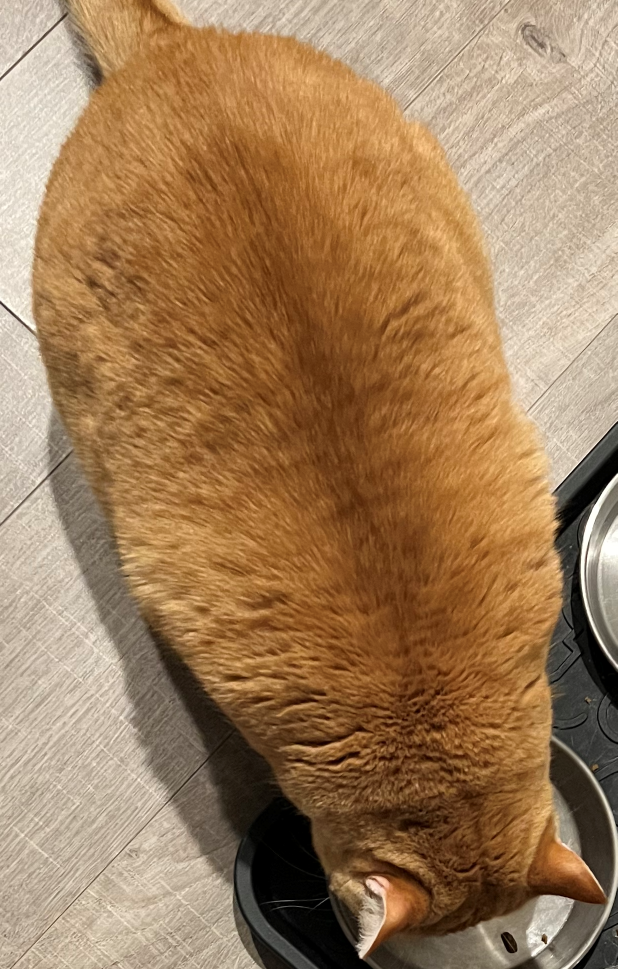
#> input picture blob_demo/cami.png, 1235 x 1938 px, found by its file name (shown at 1/2 size)
$ python dominant_color2.py
#> lines starting #> are read from the running program, lines starting #| are printed output that depends on the picture
# Source: https://stackoverflow.com/questions/5906693/how-to-reduce-the-number-of-colors-in-an-image-with-opencv

import cv2
import numpy as np

# img = cv2.imread('blob_demo/noodle.png')
img = cv2.imread('blob_demo/cami.png')
#> img is the input picture: shape (1938, 1235, 3); mean B, G, R 89.7, 125.2, 159.6
img = cv2.resize(img, (0, 0), fx=0.1, fy=0.1)
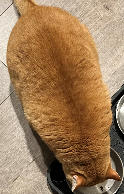
#> img: shape (194, 124, 3); mean B, G, R 90, 125.4, 159.6
# img = cv2.resize(img, (0, 0), fx=0.5, fy=0.5)

# colorReduce()
# div = 64
div = 128
quantized = img // div * div + div // 2
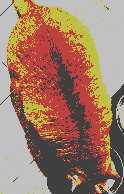
#> quantized: shape (194, 124, 3); mean B, G, R 103.6, 123.9, 160.5

def colorToHashable(bgr):
    return (bgr[0] * 256 + bgr[1]) * 256 + bgr[2]

def hashToColor(n):
    r = n % 256
    n = int(n/256)
    g = n%256
    b = int(n/256)
    return [b, g, r]

# Count unique colors
colors = {}
for row in quantized:
    for pixel in row:
        pixel = list(pixel)
        pixelHash = colorToHashable(pixel)
        assert hashToColor(pixelHash) == pixel
        if pixelHash in colors:
            colors[pixelHash] += 1
        else:
            colors[pixelHash] = 1
#> this loop made 194 passes

# [8 lines of commented-out code are left out]
sorted_colors = sorted(colors.items(), key=lambda x:x[1], reverse=True)
# print(sorted_colors)

print(f"# unique colors {len(sorted_colors)}")
#| # unique colors 4
print(f"The most common color is {sorted_colors[0]}")
#| The most common color is (12632256, 7449)
print(f"The least common color is {sorted_colors[-1]}")
#| The least common color is (4243648, 3814)
print(sorted_colors)
#| [(12632256, 7449), (4210880, 6864), (4210752, 5929), (4243648, 3814)]

# cv2.imwrite('output.jpg', quantized)
cv2.imshow("img", img)
cv2.imshow("quantized", quantized)

###########

import matplotlib.pyplot as plt

# [5 lines of commented-out code are left out]

dom_patch = np.zeros(shape=img.shape, dtype=np.uint8)
start_row = 0
for color,count in sorted_colors:
    bgr_color = hashToColor(color)
    rgb_color = list(reversed(bgr_color))
    end_row = start_row + int(round(count / img.shape[1], 0))
    dom_patch[start_row:end_row, :, :] = rgb_color

    start_row = end_row
#> this loop made 4 passes
#> (color, count) on passes 1 to 4: (12632256, 7449), (4210880, 6864), (4210752, 5929), (4243648, 3814)
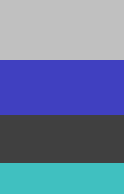
#> dom_patch: shape (194, 124, 3); mean B, G, R 160.3, 124, 103.6
# for i in range(len(rows) - 1):
#     dom_patch[rows[i]:rows[i + 1], :, :] += np.uint8(palette[indices[i]])

fig, (ax1) = plt.subplots(1, 1, figsize=(12,6))
# ax0.imshow(avg_patch)
# ax0.set_title('Average color')
# ax0.axis('off')
ax1.imshow(dom_patch)
ax1.set_title('Dominant colors')
ax1.axis('off')
# plt.show(fig)
plt.show()

cv2.waitKey(0)
